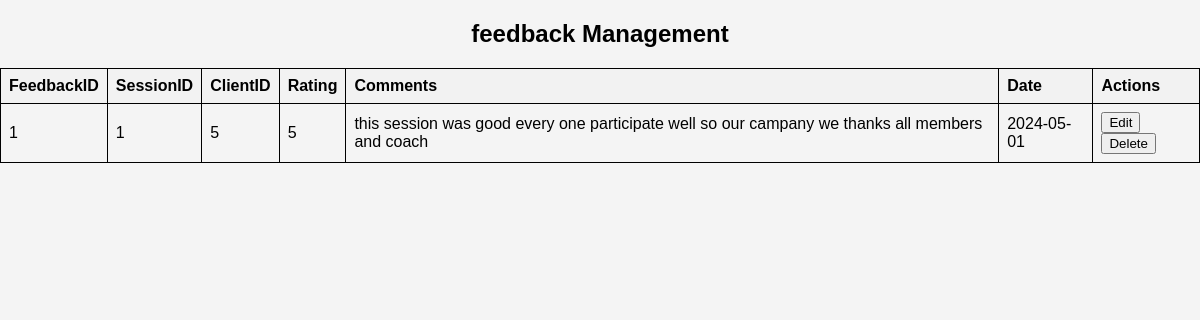
Screenshot of /viewfeedback.php with the database file from the repository.
### tables this page shows
CREATE TABLE `feedback` (
  `FeedbackID` int(11) NOT NULL,
  `SessionID` int(11) DEFAULT NULL,
  `ClientID` int(11) DEFAULT NULL,
  `Rating` int(11) DEFAULT NULL,
  `Comments` text DEFAULT NULL,
  `Date` date DEFAULT NULL
);

### viewfeedback.php (the view, shortened to what this page needs)
<?php
require_once "db_connection.php";
?>
<!DOCTYPE html>
<html lang="en">
<head>
    <link rel="stylesheet" type="text/css" href="style3.css">
</head>
<body>
    <h2>feedback Management</h2>
    <table id="dataTable" class="table table-hover text-center">
        <tr>
            <th>FeedbackID</th>
            <th>SessionID</th>
            <th>ClientID</th>
            <th>Rating</th>
            <th>Comments</th>
            <th>Date</th>
            <th>Actions</th>
        </tr>
        <?php
        $sql = "SELECT * FROM feedback";
        $result = $conn->query($sql);
        if ($result->num_rows > 0) {
            while ($row = $result->fetch_assoc()) {
                echo "<tr>";
                echo "<td>" . $row["FeedbackID"] . "</td>";
                echo "<td>" . $row["SessionID"] . "</td>";
                echo "<td>" . $row["ClientID"] . "</td>";
                echo "<td>" . $row["Rating"] . "</td>";
                echo "<td>" . $row["Comments"] . "</td>";
                echo "<td>" . $row["Date"] . "</td>";
                echo "<td>";
              echo "<a href='updatefeedback.html?id=" . $row["FeedbackID"] .  "'onclick='return confirm(\"Are you sure you want to update this Feedback?\")'><button class='button update-button'>Edit</button></a>";
                echo "<a href='deletefeedback.html?id=" . $row["FeedbackID"] . "'onclick='return confirm(\"Are you sure you want to delete this Feedback?\")'><button class='button delete-button'>Delete</button></a>";
                echo "</td>";
                echo "</tr>";
            }
        } else {
            echo "<tr><td colspan='7'>No data found</td></tr>";
        }
        ?>
    </table>
</body>
</html>

### css/style3.css (style rules this page uses)
body { font-family: Arial, sans-serif; margin: 0; padding: 0; background-color: #f4f4f4; }
h2 { text-align: center; }

### viewfeedback.php (style rules this page uses)
table { width: 100%; border-collapse: collapse; }
table, th, td { border: 1px solid black; padding: 8px; text-align: left; }
th { background-color: #f2f2f2; }

### rows the page displays
feedback: FeedbackID "1", SessionID "1", ClientID "5", Rating "5", Comments "this session was good every one participate well so our campany we thanks all members and coach", Date "2024-05-01"
